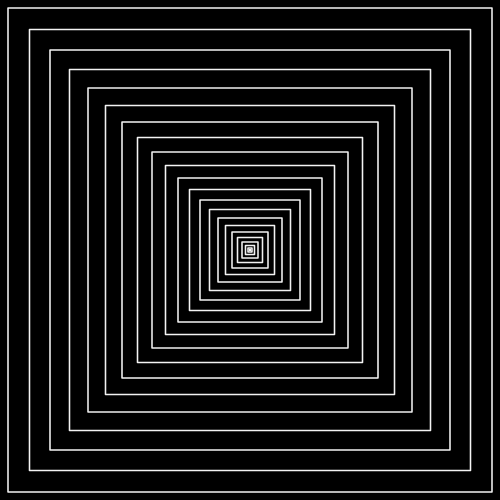
Frame 1 (no input)
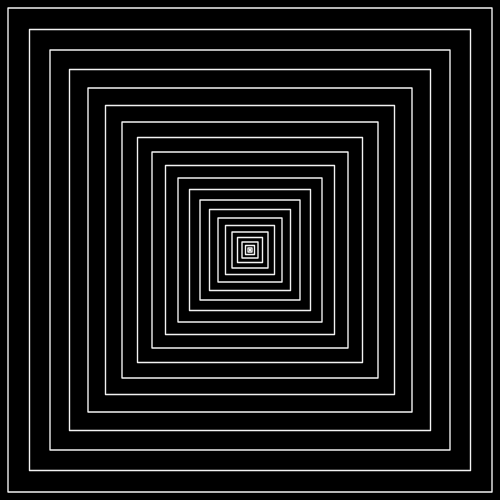
Frame 60 (no input)
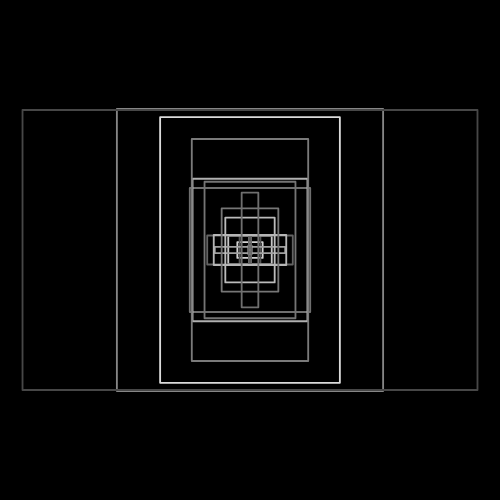
Frame 120 (the mouse pressed at the canvas centre since frame 60)

The p5.js sketch that drew these frames (run headless with seeded random() and noise() and a simulated clock; from frame 60 on, the mouse is pressed at the canvas centre):

// p5.js sketch
// ── sketch.js
// ============================================
// adjust frame rate below if need
let fr = 24;
// essentials for my array of squares
let squArre, squSide, squCount, squStroke, squColor, squPos;
let isShaking;

function setup() {
  createCanvas(500, 500);
  rectMode(CENTER);
  squSide = 500;
  squCount = random(20, 80);
  squStroke = random(2);
  squArre = new Array(23);  
  isShaking = false;
  frameRate(fr);
  strokeJoin(ROUND);
}

// drawing depends on boolean variable
function draw() {
  background(0);
  noFill();
  if (isShaking == true){
    shakeArray();
  } else if (isShaking == false) {
    populateArray();
  }
}

// default layer with uniform squares
function populateArray(){
  squStroke = random(1, 1.75);
  for (let i = 0; i < squArre.length; i++){
    squColor = random(240, 245);
    strokeWeight(squStroke);
    stroke(squColor);
    squArre[i] = rect(250, 250, i*i, i*i);
  }
}

// like the previous function but with more randomness
function shakeArray(){
  squStroke = random(1, 7);
  for (let i = 0; i < squArre.length; i++){
    squColor = random(50, 225);
    //squColor = map(i, 255, 0, 23, 250);
    strokeWeight(squStroke);
    stroke(squColor);
    squArre[i] = rect(250, 250, random(i*i), random(i*i));
  }
}

// takes care of isShaking boolean to determine which scene to draw
function mousePressed(){
   isShaking = true;
}

// immediately returns to previous screen 
function mouseReleased(){
  isShaking = false;
}
